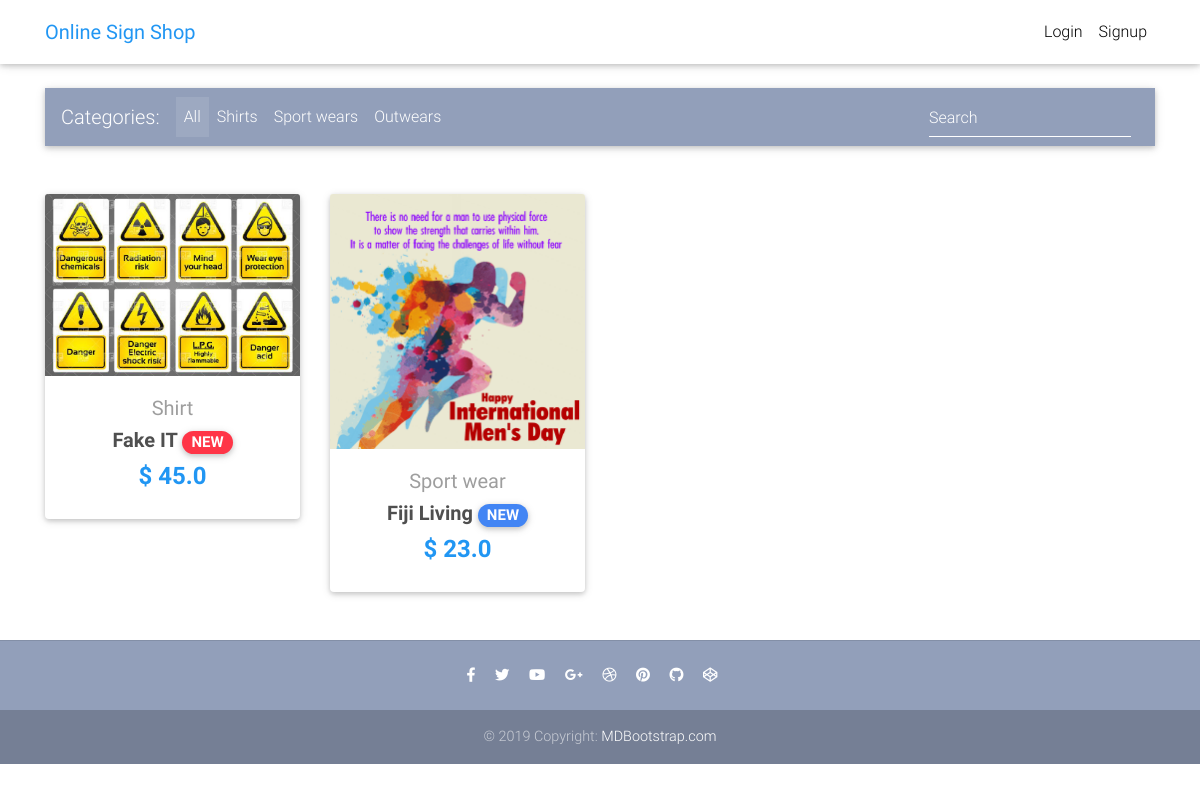
The page / on the database its author committed.
### core/models.py (models this page shows, shortened)
class Item(models.Model):
    title = models.CharField(max_length=100)
    price = models.FloatField()
    discount_price = models.FloatField(blank=True, null=True)
    category = models.CharField(choices=CATEGORY_CHOICES, max_length=2)
    label = models.CharField(choices=LABEL_CHOICES, max_length=1)
    slug = models.SlugField()
    description = models.TextField()
    image = models.ImageField(blank=True , null= True)
    def get_absolute_url(self):
        return reverse("core:product", kwargs={
            'slug': self.slug
        })

### core/views.py (the view)
# urls.py: path('', HomeView.as_view(), name='home'),
class HomeView(ListView):
    model = Item
    paginate_by = 10
    template_name = "home.html"

### templates/home.html (shortened to what this page needs)
{% extends "base.html" %}
{% block content %}
<main>
  <div class="container">
    <nav class="navbar navbar-expand-lg navbar-dark mdb-color lighten-3 mt-3 mb-5">
      <span class="navbar-brand">Categories:</span>
      <div class="collapse navbar-collapse" id="basicExampleNav">
        <ul class="navbar-nav mr-auto">
          <li class="nav-item active">
            <a class="nav-link" href="#">All
            </a>
          </li>
          <li class="nav-item">
            <a class="nav-link" href="#">Shirts</a>
          </li>
          <li class="nav-item">
            <a class="nav-link" href="#">Sport wears</a>
          </li>
          <li class="nav-item">
            <a class="nav-link" href="#">Outwears</a>
          </li>
        </ul>
        <form class="form-inline">
          <div class="md-form my-0">
            <input class="form-control mr-sm-2" type="text" placeholder="Search" aria-label="Search">
          </div>
        </form>
      </div>
    </nav>
    <section class="text-center mb-4">
      <div class="row wow fadeIn">
        {% for item in object_list %}
        <div class="col-lg-3 col-md-6 mb-4">
          <div class="card">
            <div class="view overlay">
                <img src="{{ item.image.url }}" class="card-img-top">
            </div>
            <div class="card-body text-center">
              <a href="" class="grey-text">
                <h5>{{ item.get_category_display }}</h5>
              </a>
              <h5>
                <strong>
                  <a href="{{ item.get_absolute_url }}" class="dark-grey-text">{{ item.title }}
                    <span class="badge badge-pill {{ item.get_label_display }}-color">NEW</span>
                  </a>
                </strong>
              </h5>
              <h4 class="font-weight-bold blue-text">
                <strong>$
                  {% if item.discount_price %}
                  {{ item.discount_price }}
                  {% else %}
                  {{ item.price }}
                  {% endif %}
                </strong>
              </h4>
            </div>
          </div>
        </div>
        {% endfor %}
      </div>
    </section>
  </div>
</main>
{% endblock content %}

### templates/base.html (shortened to what this page needs)
{% load static %}
<!DOCTYPE html>
<html lang="en">
<head>
  <link rel="stylesheet" href="https://use.fontawesome.com/releases/v5.8.1/css/all.css">
  <link href="{% static 'css/bootstrap.min.css' %}" rel="stylesheet">
  <link href="{% static 'css/mdb.min.css' %}" rel="stylesheet">
  <link href="{% static 'css/style.min.css' %}" rel="stylesheet">
</head>
{% include "navbar.html" %}
<body>
    <div class="mt-5 pt-4">
    </div>
    {% block content %}
    {% endblock content %}
    {% include "footer.html" %}
</body>
</html>

### templates/navbar.html (shortened to what this page needs)
{% load cart_template_tags %}
<nav class="navbar fixed-top navbar-expand-lg navbar-light white scrolling-navbar">
  <div class="container">
    <a class="navbar-brand waves-effect" href="/">
      <strong class="blue-text">Online Sign Shop</strong>
    </a>
    <div class="collapse navbar-collapse" id="navbarSupportedContent">
      <ul class="navbar-nav nav-flex-icons">
        {% if request.user.is_authenticated %}
        <li class="nav-item">
          <a href="{% url 'core:order-summary' %}" class="nav-link waves-effect">
            <span class="badge red z-depth-1 mr-1"> {{ request.user|cart_item_count }} </span>
            <i class="fas fa-shopping-cart"></i>
            <span class="clearfix d-none d-sm-inline-block"> Cart </span>
          </a>
        </li>
        <li class="nav-item">
          <a class="nav-link waves-effect" href="{% url 'account_logout' %}">
            <span class="clearfix d-none d-sm-inline-block"> Logout </span>
          </a>
        </li>
        {% else %}
        <li class="nav-item">
          <a class="nav-link waves-effect" href="{% url 'account_login' %}">
            <span class="clearfix d-none d-sm-inline-block"> Login </span>
          </a>
        </li>
        <li class="nav-item">
          <a class="nav-link waves-effect" href="{% url 'account_signup' %}">
            <span class="clearfix d-none d-sm-inline-block"> Signup </span>
          </a>
        </li>
        {% endif %}
      </ul>
    </div>
  </div>
</nav>

### templates/footer.html
<footer class="page-footer text-center font-small mt-4 wow fadeIn">
    <hr class="my-4">
    <div class="pb-4">
      <a href="https://www.facebook.com/mdbootstrap" target="_blank">
        <i class="fab fa-facebook-f mr-3"></i>
      </a>
      <a href="https://twitter.com/MDBootstrap" target="_blank">
        <i class="fab fa-twitter mr-3"></i>
      </a>
      <a href="https://www.youtube.com/watch?v=7MUISDJ5ZZ4" target="_blank">
        <i class="fab fa-youtube mr-3"></i>
      </a>
      <a href="https://plus.google.com/u/0/b/107863090883699620484" target="_blank">
        <i class="fab fa-google-plus-g mr-3"></i>
      </a>
      <a href="https://dribbble.com/mdbootstrap" target="_blank">
        <i class="fab fa-dribbble mr-3"></i>
      </a>
      <a href="https://pinterest.com/mdbootstrap" target="_blank">
        <i class="fab fa-pinterest mr-3"></i>
      </a>
      <a href="https://github.com/mdbootstrap/bootstrap-material-design" target="_blank">
        <i class="fab fa-github mr-3"></i>
      </a>
      <a href="http://codepen.io/mdbootstrap/" target="_blank">
        <i class="fab fa-codepen mr-3"></i>
      </a>
    </div>
    <div class="footer-copyright py-3">
      © 2019 Copyright:
      <a href="https://mdbootstrap.com/education/bootstrap/" target="_blank"> MDBootstrap.com </a>
    </div>
  </footer>

### templates/scripts.html (shortened to what this page needs)
{% load static %}

### templates/base.html (style rules this page uses)
html, body, header, .carousel { height: 60vh; }

### rows shown on the page
Item: image (picture), category "Shirt", title "Fake IT", discount_price "45.0"
Item: image (picture), category "Sport wear", title "Fiji Living", discount_price "23.0"
